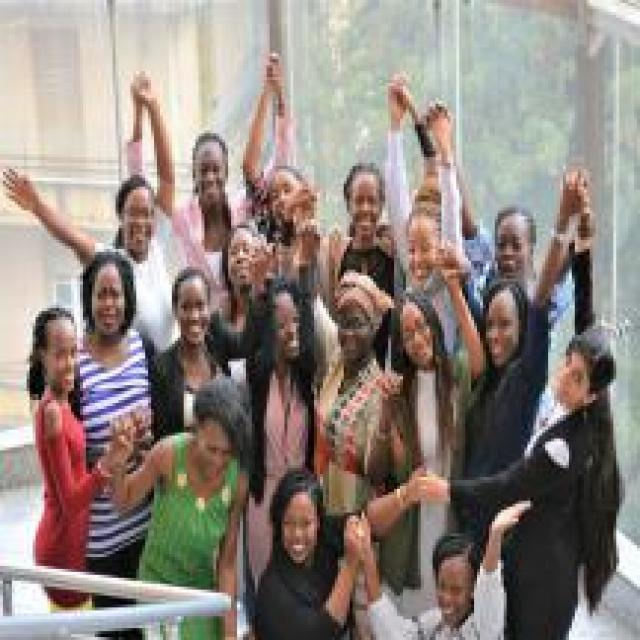
#> input picture YOLO pre proc/img2.jpg, 640 x 640 px, given in place of people-capture.mp4, which was not available
$ python counter.py
#> lines starting #> are read from the running program, lines starting #| are printed output that depends on the picture; pictures that were not available may be replaced by others from this repository, and a replacement may not be noted
import numpy as np
import time
import imutils
import cv2

# Inicialização
avg = None
# Certifique-se de que o arquivo "edit.mp4" está na mesma pasta!
video = cv2.VideoCapture('people-capture.mp4')
xvalues = list()
motion = list()
count1 = 0
count2 = 0

def find_majority(k):
    myMap = {}
    maximum = ('', 0)
    for n in k:
        if n in myMap:
            myMap[n] += 1
        else:
            myMap[n] = 1
        if myMap[n] > maximum[1]:
            maximum = (n, myMap[n])
    return maximum

while True:
    ret, frame = video.read()
#> frame is the input picture: shape (640, 640, 3); mean B, G, R 127.7, 134, 144.4

    # CORREÇÃO: Verifica se o frame foi lido corretamente
    if not ret:
        print("Fim do vídeo ou arquivo não encontrado.")
        break

    flag = True
    text = ""

    frame = imutils.resize(frame, width=500)
#> frame: shape (500, 500, 3)
    gray = cv2.cvtColor(frame, cv2.COLOR_BGR2GRAY)
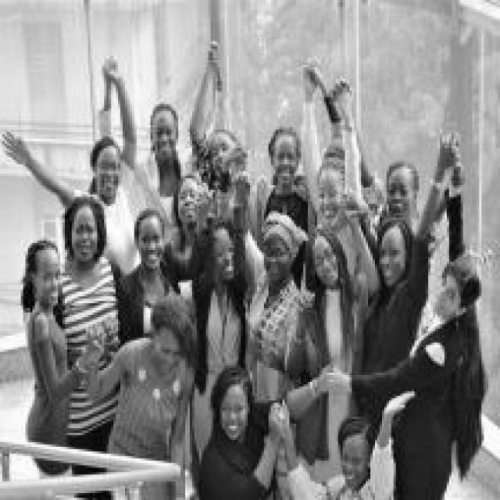
#> gray: shape (500, 500); min 1, max 255, mean 136.4
    gray = cv2.GaussianBlur(gray, (21, 21), 0)
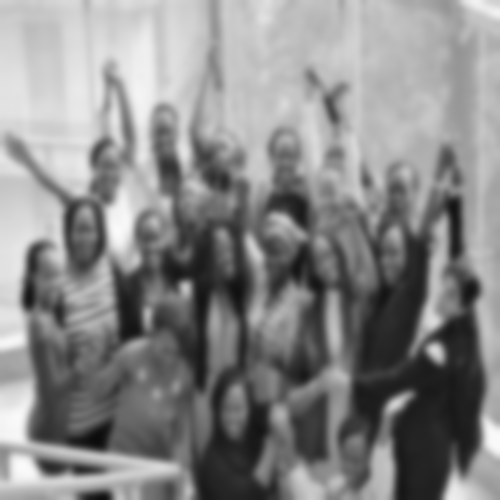
#> gray: shape (500, 500); min 12, max 251, mean 136.4

    if avg is None:
        print("[INFO] starting background model...")
        avg = gray.copy().astype("float")
        continue

    cv2.accumulateWeighted(gray, avg, 0.5)
    frameDelta = cv2.absdiff(gray, cv2.convertScaleAbs(avg))
    thresh = cv2.threshold(frameDelta, 5, 255, cv2.THRESH_BINARY)[1]
    thresh = cv2.dilate(thresh, None, iterations=2)

    # CORREÇÃO: Ajuste para OpenCV 4.x (retorna apenas 2 valores)
    cnts, _ = cv2.findContours(thresh.copy(), cv2.RETR_EXTERNAL, cv2.CHAIN_APPROX_SIMPLE)

    for c in cnts:
        if cv2.contourArea(c) < 5000:
            continue
        (x, y, w, h) = cv2.boundingRect(c)
        xvalues.append(x)
        cv2.rectangle(frame, (x, y), (x + w, y + h), (0, 0, 255), 2)
        flag = False

    no_x = len(xvalues)

    if (no_x > 2):
        difference = xvalues[no_x - 1] - xvalues[no_x - 2]
        if (difference > 0):
            motion.append(1)
        else:
            motion.append(0)

    if flag is True:
        if (no_x > 5):
            val, times = find_majority(motion)
            if val == 1 and times >= 15:
                count1 += 1
            else:
                count2 += 1

        xvalues = list()
        motion = list()

    # Desenho das linhas de referência e contadores
    cv2.line(frame, (260, 0), (260, 480), (0, 255, 0), 2)
    cv2.line(frame, (420, 0), (420, 480), (0, 255, 0), 2)
    cv2.putText(frame, "Entrada: {}".format(count1), (10, 20),
                cv2.FONT_HERSHEY_SIMPLEX, 0.5, (0, 0, 255), 2)
    cv2.putText(frame, "Saida: {}".format(count2), (10, 40),
                cv2.FONT_HERSHEY_SIMPLEX, 0.5, (0, 0, 255), 2)

    cv2.imshow("Frame", frame)
    # cv2.imshow("Gray", gray) # Opcional: ver tons de cinza
    # cv2.imshow("FrameDelta", frameDelta) # Opcional: ver detecção de movimento

    key = cv2.waitKey(1) & 0xFF
    if key == ord('q'):
        break

video.release()
cv2.destroyAllWindows()

$ run again, on YOLO pre proc/img4.jpg
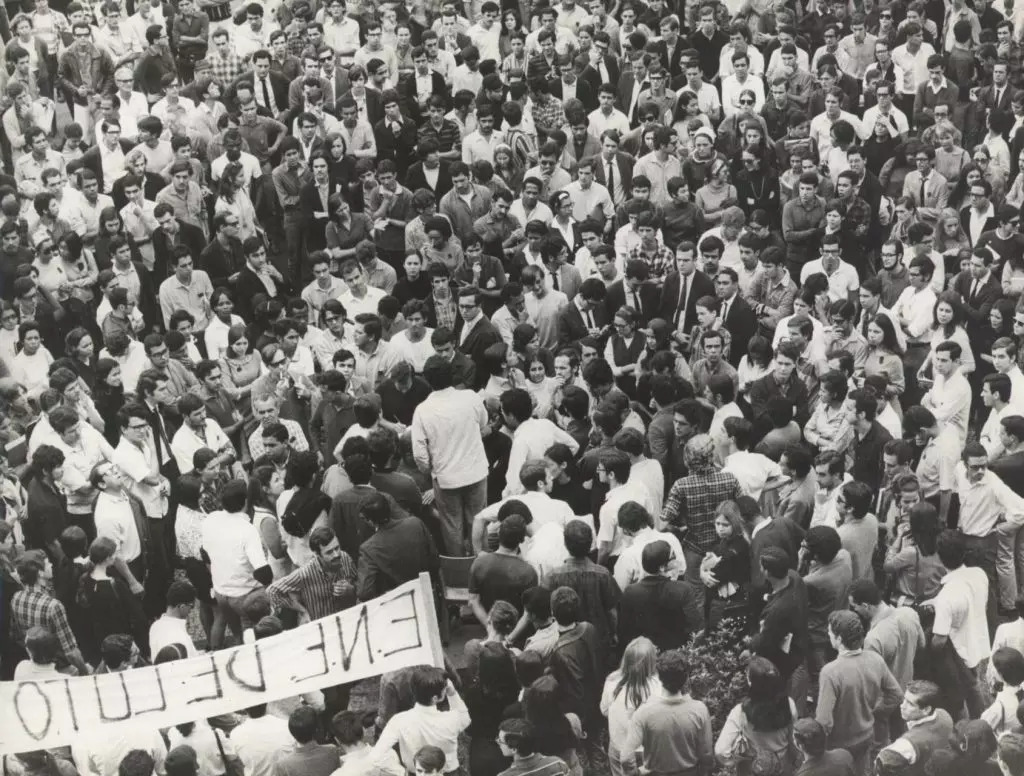
#> input picture YOLO pre proc/img4.jpg, 1024 x 776 px, given in place of people-capture.mp4, which was not available
#> frame is the input picture: shape (776, 1024, 3); mean B, G, R 114.6, 118.1, 119.9
#> frame: shape (378, 500, 3)
#> `gray = cv2.cvtColor(frame, cv2.COLOR_BGR2GRAY)`:
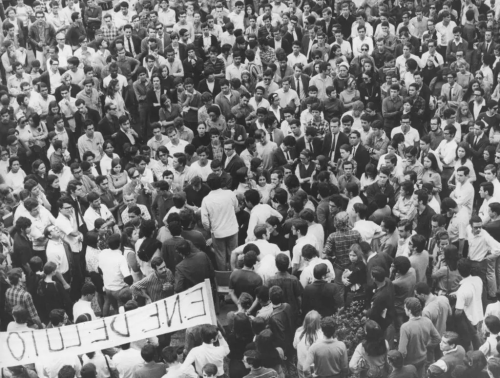
#> gray: shape (378, 500); min 36, max 247, mean 118.3
#> `gray = cv2.GaussianBlur(gray, (21, 21), 0)`:
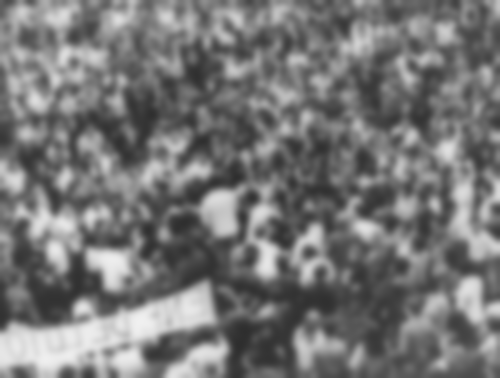
#> gray: shape (378, 500); min 46, max 240, mean 118.3
